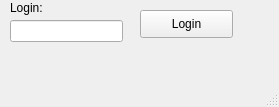
<?xml version="1.0" encoding="UTF-8"?>
<ui version="4.0">
 <class>MainWindowForSinglePlay</class>
 <widget class="QMainWindow" name="MainWindowForSinglePlay">
  <property name="geometry">
   <rect>
    <x>0</x>
    <y>0</y>
    <width>279</width>
    <height>107</height>
   </rect>
  </property>
  <property name="windowTitle">
   <string>MainWindow</string>
  </property>
  <widget class="QWidget" name="centralwidget">
   <widget class="QLabel" name="label">
    <property name="geometry">
     <rect>
      <x>10</x>
      <y>0</y>
      <width>55</width>
      <height>16</height>
     </rect>
    </property>
    <property name="text">
     <string>Login:</string>
    </property>
   </widget>
   <widget class="QLineEdit" name="login">
    <property name="geometry">
     <rect>
      <x>10</x>
      <y>20</y>
      <width>113</width>
      <height>22</height>
     </rect>
    </property>
   </widget>
   <widget class="QPushButton" name="pushButton">
    <property name="geometry">
     <rect>
      <x>140</x>
      <y>10</y>
      <width>93</width>
      <height>28</height>
     </rect>
    </property>
    <property name="text">
     <string>Login</string>
    </property>
   </widget>
  </widget>
  <widget class="QMenuBar" name="menubar">
   <property name="geometry">
    <rect>
     <x>0</x>
     <y>0</y>
     <width>279</width>
     <height>26</height>
    </rect>
   </property>
  </widget>
  <widget class="QStatusBar" name="statusbar"/>
 </widget>
 <resources/>
 <connections/>
</ui>
